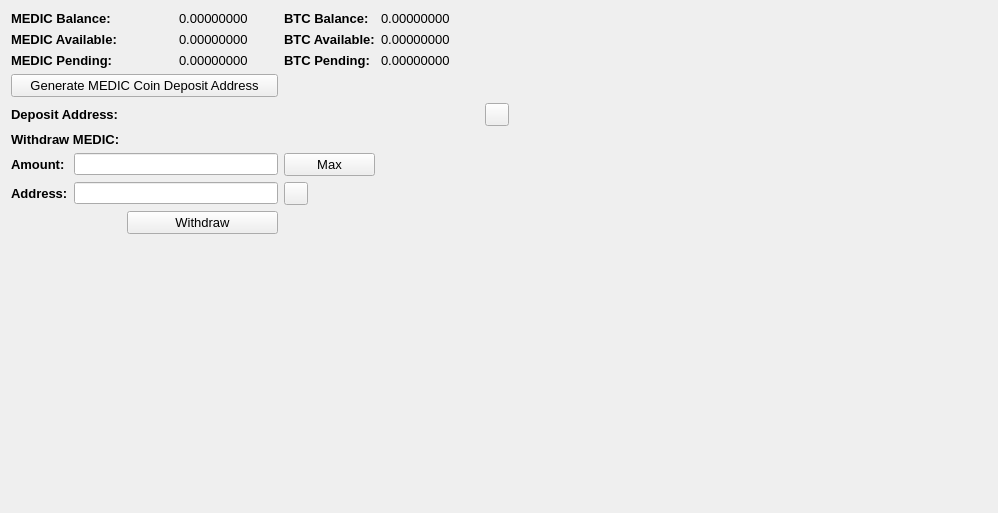
     <widget class="QWidget" name="BalanceTab">
      <attribute name="title">
       <string>Balance</string>
      </attribute>
      <layout class="QGridLayout" name="gridLayout_2">
       <item row="0" column="0" colspan="2">
        <widget class="QLabel" name="label_11">
         <property name="font">
          <font>
           <pointsize>10</pointsize>
           <weight>75</weight>
           <bold>true</bold>
          </font>
         </property>
         <property name="text">
          <string>MEDIC Balance:</string>
         </property>
        </widget>
       </item>
       <item row="0" column="3">
        <widget class="QLabel" name="MEDICBalanceLabel">
         <property name="font">
          <font>
           <pointsize>10</pointsize>
          </font>
         </property>
         <property name="text">
          <string>0.00000000</string>
         </property>
         <property name="textInteractionFlags">
          <set>Qt::LinksAccessibleByMouse|Qt::TextSelectableByMouse</set>
         </property>
        </widget>
       </item>
       <item row="0" column="4">
        <widget class="QLabel" name="label_12">
         <property name="font">
          <font>
           <pointsize>10</pointsize>
           <weight>75</weight>
           <bold>true</bold>
          </font>
         </property>
         <property name="text">
          <string>BTC Balance:</string>
         </property>
        </widget>
       </item>
       <item row="0" column="5">
        <widget class="QLabel" name="BitcoinBalanceLabel">
         <property name="font">
          <font>
           <pointsize>10</pointsize>
          </font>
         </property>
         <property name="text">
          <string>0.00000000</string>
         </property>
         <property name="textInteractionFlags">
          <set>Qt::LinksAccessibleByMouse|Qt::TextSelectableByMouse</set>
         </property>
        </widget>
       </item>
       <item row="0" column="7" rowspan="10">
        <spacer name="horizontalSpacer_4">
         <property name="orientation">
          <enum>Qt::Horizontal</enum>
         </property>
         <property name="sizeHint" stdset="0">
          <size>
           <width>478</width>
           <height>488</height>
          </size>
         </property>
        </spacer>
       </item>
       <item row="1" column="0" colspan="2">
        <widget class="QLabel" name="label_13">
         <property name="font">
          <font>
           <pointsize>10</pointsize>
           <weight>75</weight>
           <bold>true</bold>
          </font>
         </property>
         <property name="text">
          <string>MEDIC Available:</string>
         </property>
        </widget>
       </item>
       <item row="1" column="3">
        <widget class="QLabel" name="MEDICAvailableLabel_2">
         <property name="font">
          <font>
           <pointsize>10</pointsize>
          </font>
         </property>
         <property name="text">
          <string>0.00000000</string>
         </property>
         <property name="textInteractionFlags">
          <set>Qt::LinksAccessibleByMouse|Qt::TextSelectableByMouse</set>
         </property>
        </widget>
       </item>
       <item row="1" column="4">
        <widget class="QLabel" name="label_15">
         <property name="font">
          <font>
           <pointsize>10</pointsize>
           <weight>75</weight>
           <bold>true</bold>
          </font>
         </property>
         <property name="text">
          <string>BTC Available:</string>
         </property>
        </widget>
       </item>
       <item row="1" column="5">
        <widget class="QLabel" name="BitcoinAvailableLabel">
         <property name="font">
          <font>
           <pointsize>10</pointsize>
          </font>
         </property>
         <property name="text">
          <string>0.00000000</string>
         </property>
         <property name="textInteractionFlags">
          <set>Qt::LinksAccessibleByMouse|Qt::TextSelectableByMouse</set>
         </property>
        </widget>
       </item>
       <item row="2" column="0" colspan="2">
        <widget class="QLabel" name="label_14">
         <property name="font">
          <font>
           <pointsize>10</pointsize>
           <weight>75</weight>
           <bold>true</bold>
          </font>
         </property>
         <property name="text">
          <string>MEDIC Pending:</string>
         </property>
        </widget>
       </item>
       <item row="2" column="3">
        <widget class="QLabel" name="MEDICPendingLabel">
         <property name="font">
          <font>
           <pointsize>10</pointsize>
          </font>
         </property>
         <property name="text">
          <string>0.00000000</string>
         </property>
         <property name="textInteractionFlags">
          <set>Qt::LinksAccessibleByMouse|Qt::TextSelectableByMouse</set>
         </property>
        </widget>
       </item>
       <item row="2" column="4">
        <widget class="QLabel" name="label_31">
         <property name="font">
          <font>
           <pointsize>10</pointsize>
           <weight>75</weight>
           <bold>true</bold>
          </font>
         </property>
         <property name="text">
          <string>BTC Pending:</string>
         </property>
        </widget>
       </item>
       <item row="2" column="5">
        <widget class="QLabel" name="BitcoinPendingLabel">
         <property name="font">
          <font>
           <pointsize>10</pointsize>
          </font>
         </property>
         <property name="text">
          <string>0.00000000</string>
         </property>
         <property name="textInteractionFlags">
          <set>Qt::LinksAccessibleByMouse|Qt::TextSelectableByMouse</set>
         </property>
        </widget>
       </item>
       <item row="3" column="0" colspan="4">
        <widget class="QPushButton" name="GenDepositBTN">
         <property name="font">
          <font>
           <pointsize>10</pointsize>
          </font>
         </property>
         <property name="text">
          <string>Generate MEDIC Coin Deposit Address</string>
         </property>
        </widget>
       </item>
       <item row="4" column="0" colspan="3">
        <widget class="QLabel" name="label_33">
         <property name="font">
          <font>
           <pointsize>10</pointsize>
           <weight>75</weight>
           <bold>true</bold>
          </font>
         </property>
         <property name="text">
          <string>Deposit Address:</string>
         </property>
        </widget>
       </item>
       <item row="4" column="3" colspan="3">
        <widget class="QLabel" name="DepositAddressLabel">
         <property name="minimumSize">
          <size>
           <width>300</width>
           <height>0</height>
          </size>
         </property>
         <property name="palette">
          <palette>
           <active>
            <colorrole role="WindowText">
             <brush brushstyle="SolidPattern">
              <color alpha="255">
               <red>0</red>
               <green>0</green>
               <blue>0</blue>
              </color>
             </brush>
            </colorrole>
            <colorrole role="Text">
             <brush brushstyle="SolidPattern">
              <color alpha="255">
               <red>0</red>
               <green>0</green>
               <blue>255</blue>
              </color>
             </brush>
            </colorrole>
           </active>
           <inactive>
            <colorrole role="WindowText">
             <brush brushstyle="SolidPattern">
              <color alpha="255">
               <red>0</red>
               <green>0</green>
               <blue>0</blue>
              </color>
             </brush>
            </colorrole>
            <colorrole role="Text">
             <brush brushstyle="SolidPattern">
              <color alpha="255">
               <red>0</red>
               <green>0</green>
               <blue>255</blue>
              </color>
             </brush>
            </colorrole>
           </inactive>
           <disabled>
            <colorrole role="WindowText">
             <brush brushstyle="SolidPattern">
              <color alpha="255">
               <red>120</red>
               <green>120</green>
               <blue>120</blue>
              </color>
             </brush>
            </colorrole>
            <colorrole role="Text">
             <brush brushstyle="SolidPattern">
              <color alpha="255">
               <red>120</red>
               <green>120</green>
               <blue>120</blue>
              </color>
             </brush>
            </colorrole>
           </disabled>
          </palette>
         </property>
         <property name="font">
          <font>
           <pointsize>10</pointsize>
           <weight>75</weight>
           <bold>true</bold>
          </font>
         </property>
         <property name="text">
          <string/>
         </property>
         <property name="alignment">
          <set>Qt::AlignRight|Qt::AlignTrailing|Qt::AlignVCenter</set>
         </property>
         <property name="textInteractionFlags">
          <set>Qt::LinksAccessibleByMouse|Qt::TextSelectableByKeyboard|Qt::TextSelectableByMouse</set>
         </property>
        </widget>
       </item>
       <item row="4" column="6">
        <widget class="QToolButton" name="DepositCopyButton">
         <property name="toolTip">
          <string>Copy to clipboard</string>
         </property>
         <property name="text">
          <string/>
         </property>
         <property name="icon">
          <iconset resource="../bitcoin.qrc">
           <normaloff>:/icons/editcopy</normaloff>:/icons/editcopy</iconset>
         </property>
         <property name="shortcut">
          <string>Alt+P</string>
         </property>
        </widget>
       </item>
       <item row="5" column="0" colspan="2">
        <widget class="QLabel" name="label_34">
         <property name="font">
          <font>
           <pointsize>10</pointsize>
           <weight>75</weight>
           <bold>true</bold>
          </font>
         </property>
         <property name="text">
          <string>Withdraw MEDIC:</string>
         </property>
        </widget>
       </item>
       <item row="6" column="0">
        <widget class="QLabel" name="label_26">
         <property name="font">
          <font>
           <pointsize>10</pointsize>
           <weight>75</weight>
           <bold>true</bold>
          </font>
         </property>
         <property name="text">
          <string>Amount:</string>
         </property>
        </widget>
       </item>
       <item row="6" column="1" colspan="3">
        <widget class="QLineEdit" name="WithdrawUnitsInput">
         <property name="font">
          <font>
           <pointsize>9</pointsize>
           <weight>75</weight>
           <bold>true</bold>
          </font>
         </property>
         <property name="text">
          <string/>
         </property>
        </widget>
       </item>
       <item row="6" column="4">
        <widget class="QPushButton" name="Withdraw_Max_Amount">
         <property name="font">
          <font>
           <pointsize>10</pointsize>
          </font>
         </property>
         <property name="text">
          <string>Max</string>
         </property>
        </widget>
       </item>
       <item row="7" column="0">
        <widget class="QLabel" name="label_10">
         <property name="font">
          <font>
           <pointsize>10</pointsize>
           <weight>75</weight>
           <bold>true</bold>
          </font>
         </property>
         <property name="text">
          <string>Address:</string>
         </property>
        </widget>
       </item>
       <item row="7" column="1" colspan="3">
        <widget class="QLineEdit" name="WithdrawAddress">
         <property name="font">
          <font>
           <pointsize>9</pointsize>
           <weight>75</weight>
           <bold>true</bold>
          </font>
         </property>
        </widget>
       </item>
       <item row="7" column="4">
        <widget class="QToolButton" name="WithdrawPasteButton">
         <property name="toolTip">
          <string>Paste from clipboard</string>
         </property>
         <property name="text">
          <string/>
         </property>
         <property name="icon">
          <iconset resource="../bitcoin.qrc">
           <normaloff>:/icons/editpaste</normaloff>:/icons/editpaste</iconset>
         </property>
         <property name="shortcut">
          <string>Alt+P</string>
         </property>
        </widget>
       </item>
       <item row="8" column="2" colspan="2">
        <widget class="QPushButton" name="WithdrawUnitsBtn">
         <property name="font">
          <font>
           <pointsize>10</pointsize>
          </font>
         </property>
         <property name="text">
          <string>Withdraw</string>
         </property>
        </widget>
       </item>
       <item row="9" column="0" colspan="6">
        <spacer name="verticalSpacer">
         <property name="orientation">
          <enum>Qt::Vertical</enum>
         </property>
         <property name="sizeHint" stdset="0">
          <size>
           <width>428</width>
           <height>262</height>
          </size>
         </property>
        </spacer>
       </item>
      </layout>
      <zorder>label_31</zorder>
      <zorder>label_15</zorder>
      <zorder>label_12</zorder>
      <zorder>label_14</zorder>
      <zorder>label_13</zorder>
      <zorder>label_11</zorder>
      <zorder>BitcoinBalanceLabel</zorder>
      <zorder>MEDICBalanceLabel</zorder>
      <zorder>MEDICAvailableLabel_2</zorder>
      <zorder>MEDICPendingLabel</zorder>
      <zorder>BitcoinAvailableLabel</zorder>
      <zorder>BitcoinPendingLabel</zorder>
      <zorder>label_33</zorder>
      <zorder>GenDepositBTN</zorder>
      <zorder>DepositAddressLabel</zorder>
      <zorder>Withdraw_Max_Amount</zorder>
      <zorder>label_34</zorder>
      <zorder>WithdrawUnitsInput</zorder>
      <zorder>label_10</zorder>
      <zorder>label_26</zorder>
      <zorder>WithdrawAddress</zorder>
      <zorder>WithdrawUnitsBtn</zorder>
      <zorder>horizontalSpacer_4</zorder>
      <zorder>verticalSpacer</zorder>
      <zorder>WithdrawPasteButton</zorder>
      <zorder>DepositCopyButton</zorder>
     </widget>
